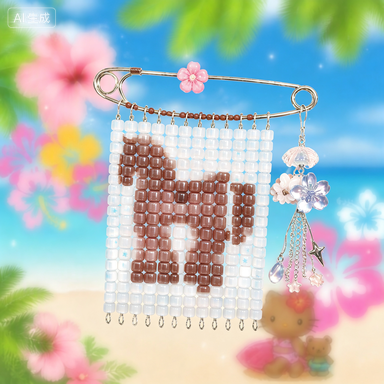
#> input picture references/approved-sample.png, 384 x 384 px
$ python prepare_bead_pattern.py ../references/approved-sample.png
#> lines starting #> are read from the running program, lines starting #| are printed output that depends on the picture
#!/usr/bin/env python3
"""Prepare a deterministic bead-mosaic pattern plate from a reference image."""

from __future__ import annotations

import argparse
import json
import math
from collections import Counter
from pathlib import Path
from typing import Iterable, Tuple

from PIL import Image, ImageDraw


RGB = Tuple[int, int, int]


def parse_hex_color(value: str) -> RGB:
#> in main, original is the input picture: PIL image 384x384 RGB; mean R, G, B 177.6, 189.3, 185.1
    value = value.strip().lstrip("#")
    if len(value) != 6:
        raise argparse.ArgumentTypeError("Expected a 6-digit hex color, such as #9ddff2.")
    try:
        return tuple(int(value[i : i + 2], 16) for i in (0, 2, 4))  # type: ignore[return-value]
    except ValueError as exc:
        raise argparse.ArgumentTypeError("Expected a valid hex color.") from exc


def fit_rect(image: Image.Image, width: int, height: int, mode: str, background: RGB) -> Image.Image:
#> called with width = 48, height = 48, mode = 'contain', background = (157, 222, 244)
    image = image.convert("RGBA")
    if mode == "cover":
        scale = max(width / image.width, height / image.height)
        new_size = (max(1, round(image.width * scale)), max(1, round(image.height * scale)))
        fitted = image.resize(new_size, Image.Resampling.LANCZOS)
        left = (new_size[0] - width) // 2
        top = (new_size[1] - height) // 2
        return fitted.crop((left, top, left + width, top + height)).convert("RGBA")

    canvas = Image.new("RGBA", (width, height), (*background, 255))
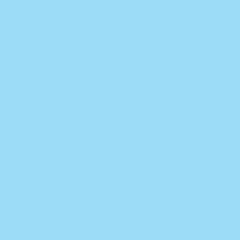
#> canvas: PIL image 48x48 RGBA (shown 5 times larger); mean R, G, B, A 157, 222, 244, 255
    scale = min(width / image.width, height / image.height)
#> scale = 0.125
    new_size = (max(1, round(image.width * scale)), max(1, round(image.height * scale)))
#> new_size = (48, 48)
    fitted = image.resize(new_size, Image.Resampling.LANCZOS)
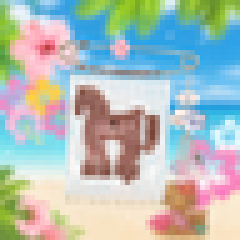
#> fitted: PIL image 48x48 RGBA (shown 5 times larger); mean R, G, B, A 177.6, 189.3, 185.1, 255
    x = (width - new_size[0]) // 2
#> x = 0
    y = (height - new_size[1]) // 2
#> y = 0
    canvas.alpha_composite(fitted, (x, y))
    return canvas


def quantize(image: Image.Image, colors: int) -> Image.Image:
#> called with colors = 12
    rgb = image.convert("RGB")
    palette_source = rgb.quantize(colors=colors, method=Image.Quantize.MEDIANCUT)
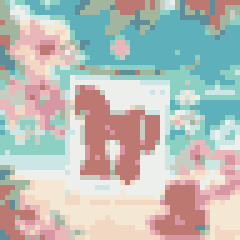
#> palette_source: PIL image 48x48 P (shown 5 times larger); mean R, G, B 185.3, 189.6, 184.3
    return palette_source.convert("RGB")


def luminance(color: RGB) -> float:
    r, g, b = color
    return 0.2126 * r + 0.7152 * g + 0.0722 * b


def blend(a: RGB, b: RGB, t: float) -> RGB:
    return tuple(round(a[i] * (1 - t) + b[i] * t) for i in range(3))  # type: ignore[return-value]


def draw_bead(draw: ImageDraw.ImageDraw, box: tuple[int, int, int, int], color: RGB) -> None:
    x0, y0, x1, y1 = box
    radius = max(3, (x1 - x0) // 5)
    shadow = blend(color, (0, 0, 0), 0.22)
    mid = color
    highlight = blend(color, (255, 255, 255), 0.55)
    rim = blend(color, (255, 255, 255), 0.18)

    draw.rounded_rectangle((x0 + 2, y0 + 3, x1 + 2, y1 + 4), radius=radius, fill=(*shadow, 80))
    draw.rounded_rectangle((x0, y0, x1, y1), radius=radius, fill=mid, outline=rim, width=2)

    inset = max(2, (x1 - x0) // 8)
    draw.rounded_rectangle(
        (x0 + inset, y0 + inset, x1 - inset, y0 + (y1 - y0) // 2),
        radius=max(2, radius // 2),
        fill=(*highlight, 72),
    )
    spot = max(2, (x1 - x0) // 7)
    draw.ellipse((x0 + inset, y0 + inset, x0 + inset + spot, y0 + inset + spot), fill=(255, 255, 255, 170))


def make_pixel_plate(grid_img: Image.Image, cell: int) -> Image.Image:
#> called with cell = 44
    return grid_img.resize((grid_img.width * cell, grid_img.height * cell), Image.Resampling.NEAREST)
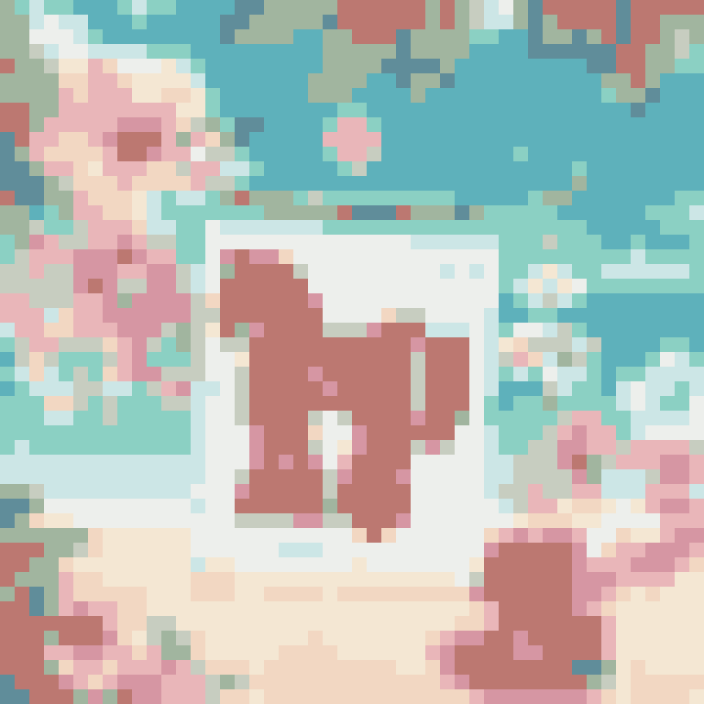
#> returned value: PIL image 2112x2112 RGB (shown at 1/3 size); mean R, G, B 185.3, 189.6, 184.3


def make_bead_preview(grid_img: Image.Image, cell: int, gap: int, background: RGB) -> Image.Image:
#> called with cell = 44, gap = 3, background = (157, 222, 244)
    width, height = grid_img.size
#> width = 48; height = 48
    margin = max(10, cell // 2)
    out_w = width * cell + (width - 1) * gap + margin * 2
#> out_w = 2297
    out_h = height * cell + (height - 1) * gap + margin * 2
#> out_h = 2297
    canvas = Image.new("RGBA", (out_w, out_h), (*background, 255))
#> canvas: PIL image 2297x2297 RGBA
    draw = ImageDraw.Draw(canvas, "RGBA")

    for y in range(height):
        for x in range(width):
            color = grid_img.getpixel((x, y))
            x0 = margin + x * (cell + gap)
            y0 = margin + y * (cell + gap)
            draw_bead(draw, (x0, y0, x0 + cell - 1, y0 + cell - 1), color)

    return canvas


def make_palette(colors: Iterable[tuple[RGB, int]], swatch: int = 72) -> Image.Image:
    colors = list(colors)
    cols = min(6, max(1, len(colors)))
    rows = math.ceil(len(colors) / cols)
    canvas = Image.new("RGB", (cols * swatch, rows * swatch), (250, 250, 250))
    draw = ImageDraw.Draw(canvas)

    for idx, (color, _) in enumerate(colors):
        x = (idx % cols) * swatch
        y = (idx // cols) * swatch
        draw.rectangle((x, y, x + swatch, y + swatch), fill=color)
        border = blend(color, (0, 0, 0), 0.35) if luminance(color) > 180 else blend(color, (255, 255, 255), 0.35)
        draw.rectangle((x, y, x + swatch - 1, y + swatch - 1), outline=border, width=2)

    return canvas


def count_colors(image: Image.Image) -> list[tuple[RGB, int]]:
    pixel_data = image.get_flattened_data() if hasattr(image, "get_flattened_data") else image.getdata()
    counts: Counter[RGB] = Counter(pixel_data)
    return counts.most_common()


def main() -> None:
    parser = argparse.ArgumentParser(description="Create bead mosaic pattern assets from an image.")
    parser.add_argument("image", type=Path, help="Reference image path.")
    parser.add_argument("--out-dir", type=Path, default=Path("bead-pattern-output"), help="Output directory.")
    parser.add_argument("--grid", type=int, default=48, help="Bead grid columns (fixed spec: 48).")
    parser.add_argument("--grid-h", type=int, default=0, help="Bead grid rows; defaults to --grid (square). Fixed spec: 40.")
    parser.add_argument("--colors", type=int, default=12, help="Maximum palette colors.")
    parser.add_argument("--cell", type=int, default=44, help="Preview cell size in pixels.")
    parser.add_argument("--gap", type=int, default=3, help="Preview gap between beads in pixels.")
    parser.add_argument("--mode", choices=("contain", "cover"), default="contain", help="Fit image into square or center-crop it.")
    parser.add_argument("--background", type=parse_hex_color, default=parse_hex_color("#9DDEF4"), help="Contain-mode background color.")
    args = parser.parse_args()

    if args.grid < 8 or args.grid > 64:
        raise SystemExit("--grid must be between 8 and 64.")
    grid_h = args.grid_h if args.grid_h > 0 else args.grid
    if grid_h < 8 or grid_h > 64:
        raise SystemExit("--grid-h must be between 8 and 64.")
    if args.colors < 2 or args.colors > 32:
        raise SystemExit("--colors must be between 2 and 32.")

    args.out_dir.mkdir(parents=True, exist_ok=True)

    original = Image.open(args.image)
    square = fit_rect(original, args.grid, grid_h, args.mode, args.background)
    grid_img = quantize(square, args.colors)

    pixel_plate = make_pixel_plate(grid_img, args.cell)
    bead_preview = make_bead_preview(grid_img, args.cell, args.gap, args.background)
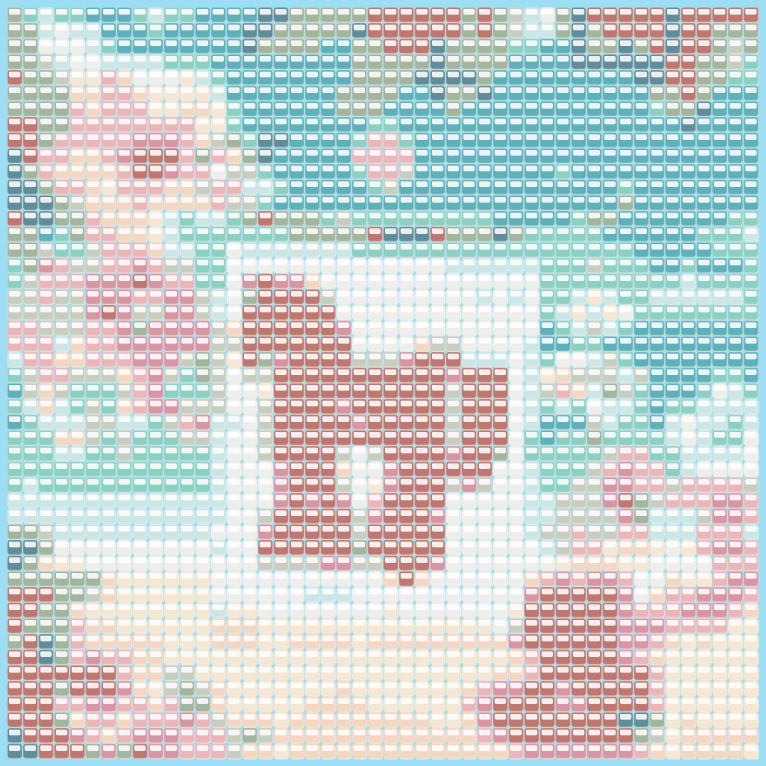
#> bead_preview: PIL image 2297x2297 RGBA (shown at 1/3 size); mean R, G, B, A 190.5, 199.7, 197.9, 195.9; transparent parts drawn white
    colors = count_colors(grid_img)
    palette = make_palette(colors)
#> in make_palette, `canvas = Image.new("RGB", (cols * swatch, rows * swatch), (250, 250, 2..`: canvas: PIL image 432x144 RGB; every value is 250
#> the loop in make_palette, `for idx, (color, _) in enumerate(colors):` made 12 passes
#> color on passes 1 to 12: (94, 177, 187), (188, 120, 113), (237, 239, 236), (139, 208, 195), (244, 231, 211), (233, 182, 185), (204, 230, 230), (242, 215, 194), (161, 181, 159), (199, 205, 192), (214, 150, 163), (96, 141, 154)
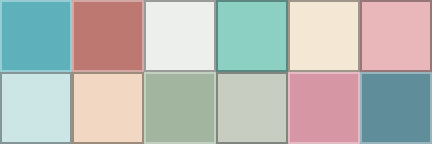
#> palette: PIL image 432x144 RGB; mean R, G, B 184.5, 186.7, 181.9

    pixel_path = args.out_dir / "pixel_plate.png"
    bead_path = args.out_dir / "bead_pattern.png"
    palette_path = args.out_dir / "palette.png"
    manifest_path = args.out_dir / "manifest.json"

    pixel_plate.save(pixel_path)
    bead_preview.save(bead_path)
    palette.save(palette_path)

    manifest = {
        "source": str(args.image),
        "grid": args.grid,
        "colors_requested": args.colors,
        "mode": args.mode,
        "background": "#{:02X}{:02X}{:02X}".format(*args.background),
        "outputs": {
            "pixel_plate": str(pixel_path),
            "bead_pattern": str(bead_path),
            "palette": str(palette_path),
        },
        "palette": [
            {"hex": "#{:02X}{:02X}{:02X}".format(*color), "count": count}
            for color, count in colors
        ],
    }
    manifest_path.write_text(json.dumps(manifest, indent=2), encoding="utf-8")

    print(json.dumps(manifest["outputs"], indent=2))
#| {
#|   "pixel_plate": "bead-pattern-output/pixel_plate.png",
#|   "bead_pattern": "bead-pattern-output/bead_pattern.png",
#|   "palette": "bead-pattern-output/palette.png"
#| }


if __name__ == "__main__":
    main()
